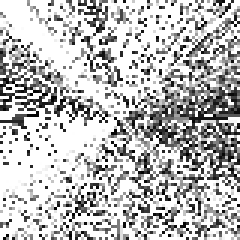
#> input picture thalamus-sorter/00003-layernorm-embeddings/test1_layernorm_rmsnorm_dims2_100k.png, 80 x 80 px, given in place of the camera (shown 3 times larger)
$ python variance_color.py   (older library calls are emulated)
#> lines starting #> are read from the running program, lines starting #| are printed output that depends on the picture; after the words box and inside, x2 and y2 are one past the last pixel; in counts of white or black regions, pixels touching at a corner belong together
import cv2
import math
import numpy as np
import random

CAMERA_DIM = (640, 480)

def get_new_coordinates(ix, iy, jx, jy):
    """Gets new set of coordinates closer to each other"""
    # Compute the Euclidean distance between the original points
    d = math.sqrt((ix - jx) ** 2 + (iy - jy) ** 2)
    if d == 0:
        return ix, iy, jx, jy

    # Compute the midpoint of the line segment connecting the original points
    mx = (ix + jx) / 2
    my = (iy + jy) / 2

    # Compute the unit vector in the direction of the line segment connecting the original points
    ux = (jx - ix) / d
    uy = (jy - iy) / d

    # Compute the perpendicular unit vector to the line segment
    vx = -uy
    vy = -ux

    # Compute the coordinates of the new points
    k = math.sqrt(d ** 2 - (d / 2) ** 2)  # distance from midpoint to new points
    new_ix = round(ix + ux)
    new_iy = round(iy + uy)
    new_jx = round(jx - ux)
    new_jy = round(jy - uy)
    return (new_ix, new_iy, new_jx, new_jy)

# Define the sigmoid activation function
def sigmoid(x):
    return 1 / (1 + np.exp(-x))

# Define the derivative of the sigmoid function
def sigmoid_derivative(x):
    return sigmoid(x) * (1 - sigmoid(x))

# [75 lines left out: functions train, pearson_correlation, matrix_correlations_v2, not called in this run]

def get_gray_image(cap):

    # Capture a frame from the camera
    ret = False

    # Continuously capture frames from the camera until a valid frame is available
    while True:
        # Capture a frame from the camera
        ret, frame = cap.read()
#> frame is the input picture: shape (80, 80, 3); min 0, max 255, mean 186.7

        # Check if the frame is valid
        if ret:
            break
        #cv2.waitKey(10)

    # Resize the frame to a smaller size
    resized_frame = cv2.resize(frame, CAMERA_DIM)
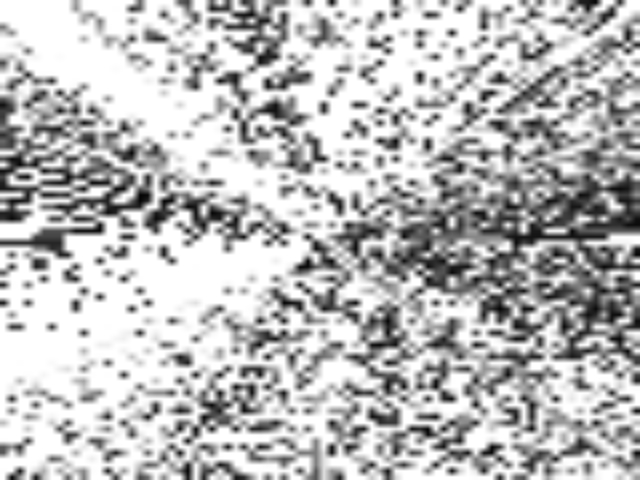
#> resized_frame: shape (480, 640, 3); min 3, max 255, mean 186.6

    # Convert the resized frame to grayscale
    gray_frame = cv2.cvtColor(resized_frame, cv2.COLOR_BGR2GRAY)

    # Flatten the grayscale frame to a one-dimensional numpy array
    gray_vector = np.ravel(gray_frame) / 255.0

    return gray_vector, resized_frame

# [95 lines left out: functions show_color, show, sorter, sort_weights, sort_output, coords, not called in this run]

def to_index(x, y, w, h):
    return y*w + x

# [77 lines left out: functions correlation, create_weight_matrix, cost_function_sampled, cost_function, simulated_annealing, not called in this run]

def get_neuron(W1, j):
    idx = np.where(W1[:, j] == 1)
    if len(idx[0]) == 0:
        return None
    return idx[0][0]

def get_weight(weight_matrix, i, j):
    return weight_matrix[i, j][0]

def get_neuron_weight(weight_matrix, W1, i, j):
    return weight_matrix[get_neuron(W1, i), get_neuron(W1, j)][0]

# [16 lines left out: functions update_weights, sort_output_sa, not called in this run]


def tick():
    steps = 5
    input_dim = np.prod(CAMERA_DIM)
    output_dim = input_dim
    temporal_input = np.zeros((input_dim, steps))
    temporal_output = np.zeros((output_dim, steps))
    # [9 lines of commented-out code are left out]
    cap = cv2.VideoCapture(0)
    tick = 0
    while True:
        step = tick % steps
        tick += 1
        temporal_input[:, step], original = get_gray_image(cap)
        input = temporal_input[:, step]
        #z1 = np.dot(input, W1)
        #a1 = sigmoid(z1)
        #temporal_output[:, step] = z1
        success_sort_count = 0
        variance = np.var(temporal_input, axis=1)
        neon = np.zeros(original.shape, dtype=np.uint8)
        variance = np.reshape(variance, (CAMERA_DIM[1], CAMERA_DIM[0]))
        neon_gray = cv2.normalize(
            variance, None, 0, 255, cv2.NORM_MINMAX, dtype=cv2.CV_8U)
        neon[:, :, 0] = neon_gray[:]
        #neon_gray = np.reshape(neon_gray, (CAMERA_DIM[1], CAMERA_DIM[0]))
        _, neon_thresh = cv2.threshold(neon_gray, 10, 255, cv2.THRESH_BINARY)
        # Invert the thresholded neon image
        neon_thresh_inv = cv2.bitwise_not(neon_thresh)

        # Convert the inverted thresholded neon image to a color image
        neon_thresh_inv = cv2.cvtColor(neon_thresh_inv, cv2.COLOR_GRAY2BGR)
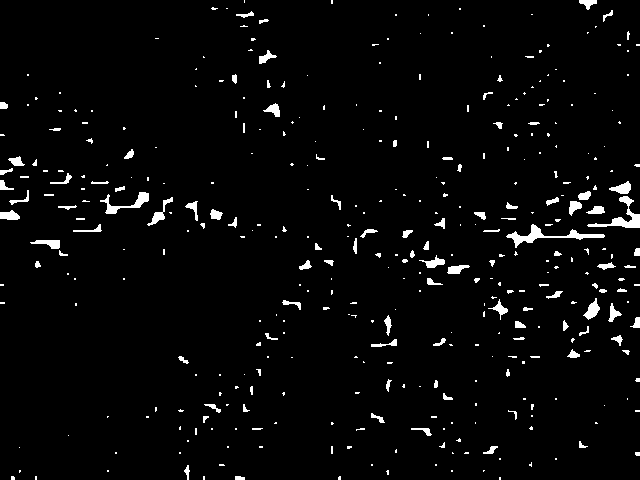
#> neon_thresh_inv: shape (480, 640, 3); 3% white; 386 white regions (275 under 20 px), largest, box (x1, y1, x2, y2) and area: (506, 224, 605, 248) 563, (587, 196, 640, 228) 458, (100, 192, 149, 214) 325

        # Merge the original and neon images using the thresholded neon image as a mask
        neon_thresh_color = cv2.cvtColor(neon_thresh, cv2.COLOR_GRAY2BGR)
        merged_image = cv2.bitwise_and(original, neon_thresh_inv) + cv2.bitwise_and(neon, neon_thresh_color)
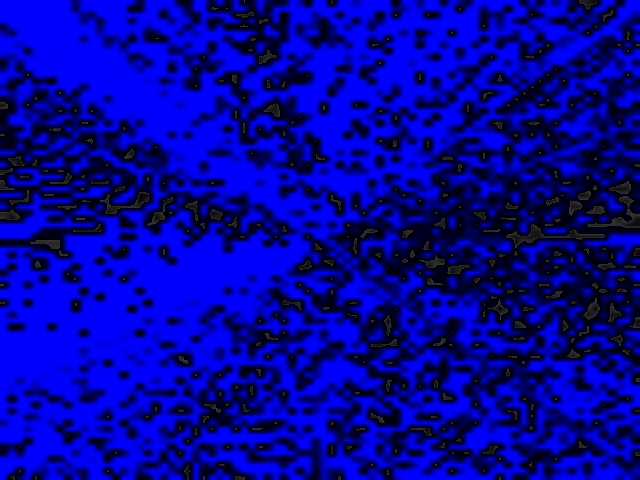
#> merged_image: shape (480, 640, 3); mean B, G, R 153.7, 1.1, 1.1
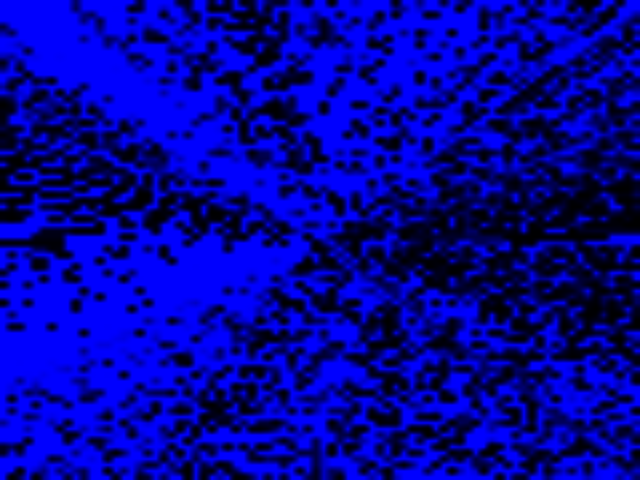
#> neon: shape (480, 640, 3); mean B, G, R 152.7, 0, 0


        cv2.imshow("Frame", merged_image)
        cv2.waitKey(1)

        #show_color(merged_image)
        #print(max(variance))
        #cv2.waitKey(1)
    cap.release()
    cv2.destroyAllWindows()


if __name__ == '__main__':
    assert get_new_coordinates(1, 1, 1, 1) == (1, 1, 1, 1)
    assert get_new_coordinates(1, 1, 5, 5) == (2, 2, 4, 4)
    assert get_new_coordinates(5, 5, 1, 1) == (4, 4, 2, 2)
    assert get_new_coordinates(-5, -5, 5, 5) == (-4, -4, 4, 4)
    assert get_new_coordinates(1, 1, 1, 2) == (1, 2, 1, 1)
    assert get_neuron(np.eye(5, 5), 0) == 0
    assert get_neuron(np.eye(5, 5), 4) == 4
    assert get_neuron(np.eye(5, 5), 3) == 3
    assert get_neuron(np.rot90(np.eye(5, 5)), 0) == 4
    assert get_neuron(np.eye(3, 7), 1) == 1
    assert get_neuron(np.eye(3, 7), 3) is None
    tick()

$ run again, on thalamus-sorter/00003-layernorm-embeddings/test4_rmsnorm_dims16_500k.png
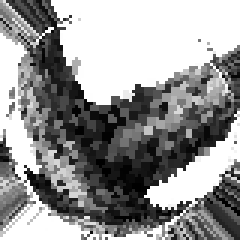
#> input picture thalamus-sorter/00003-layernorm-embeddings/test4_rmsnorm_dims16_500k.png, 80 x 80 px, given in place of the camera (shown 3 times larger)
#> in get_gray_image, frame is the input picture: shape (80, 80, 3); min 0, max 255, mean 150.2
#> in tick, `neon_thresh_inv = cv2.cvtColor(neon_thresh_inv, cv2.COLOR_GRAY2BGR)`:
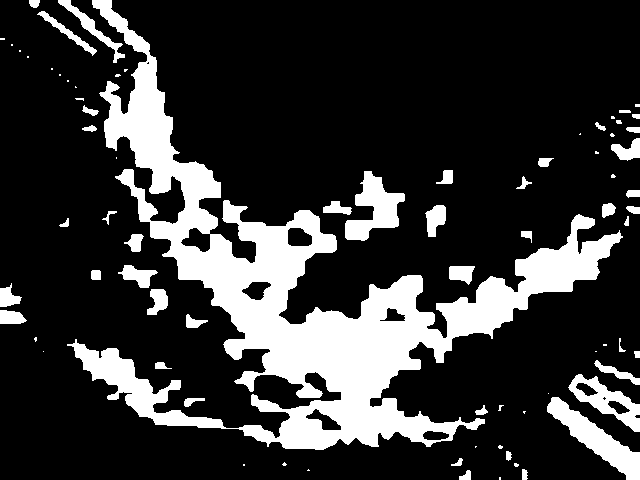
#> neon_thresh_inv: shape (480, 640, 3); 20.9% white; 77 white regions (32 under 20 px), largest, box (x1, y1, x2, y2) and area: (67, 0, 623, 450) 51269, (547, 397, 640, 480) 2427, (345, 171, 405, 241) 2043
#> in tick, `merged_image = cv2.bitwise_and(original, neon_thresh_inv) + cv2.bitwis..`:
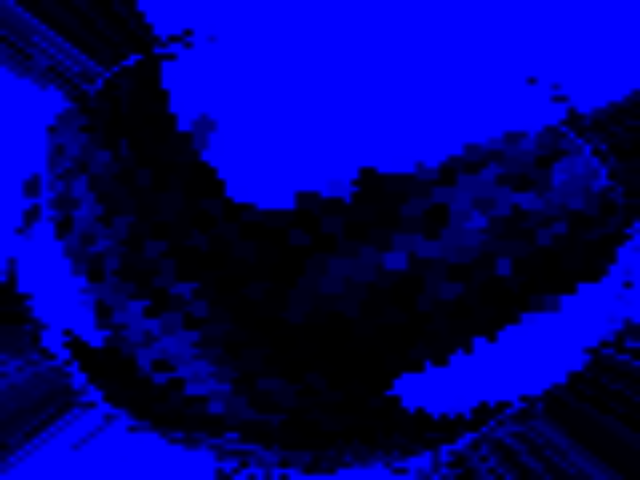
#> neon: shape (480, 640, 3); mean B, G, R 121.1, 0, 0

$ run again, on thalamus-sorter/00003-layernorm-embeddings/test5_rmsnorm_margin0_dims16_500k.png
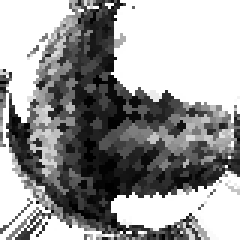
#> input picture thalamus-sorter/00003-layernorm-embeddings/test5_rmsnorm_margin0_dims16_500k.png, 80 x 80 px, given in place of the camera (shown 3 times larger)
#> in get_gray_image, frame is the input picture: shape (80, 80, 3); min 0, max 255, mean 154.7
#> in tick, `neon_thresh_inv = cv2.cvtColor(neon_thresh_inv, cv2.COLOR_GRAY2BGR)`:
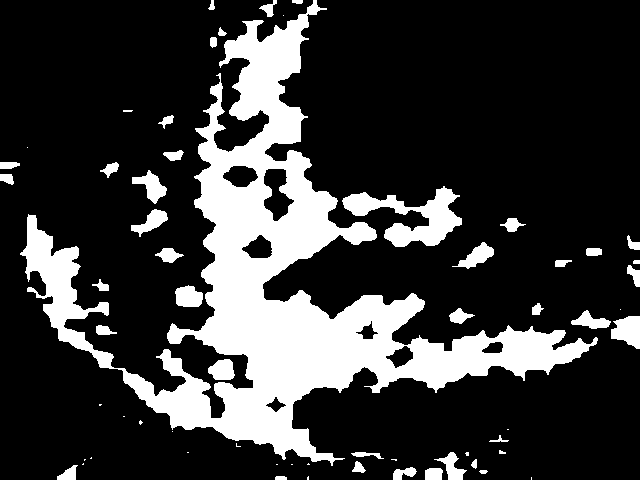
#> neon_thresh_inv: shape (480, 640, 3); 21.7% white; 62 white regions (21 under 20 px), largest, box (x1, y1, x2, y2) and area: (20, 0, 598, 466) 56236, (342, 186, 462, 247) 3084, (611, 316, 640, 349) 688
#> in tick, `merged_image = cv2.bitwise_and(original, neon_thresh_inv) + cv2.bitwis..`:
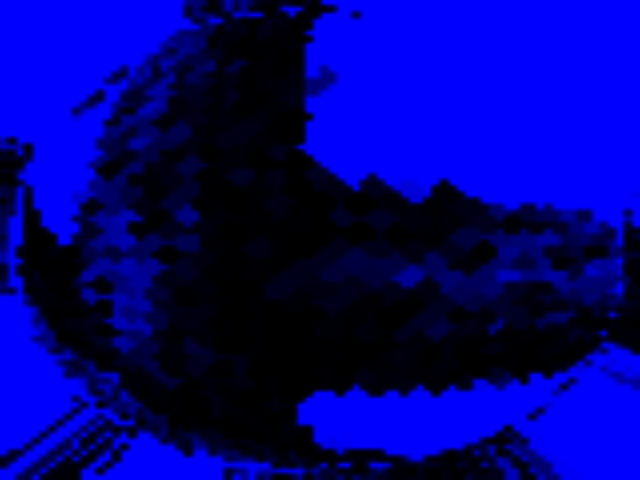
#> neon: shape (480, 640, 3); mean B, G, R 128.5, 0, 0
